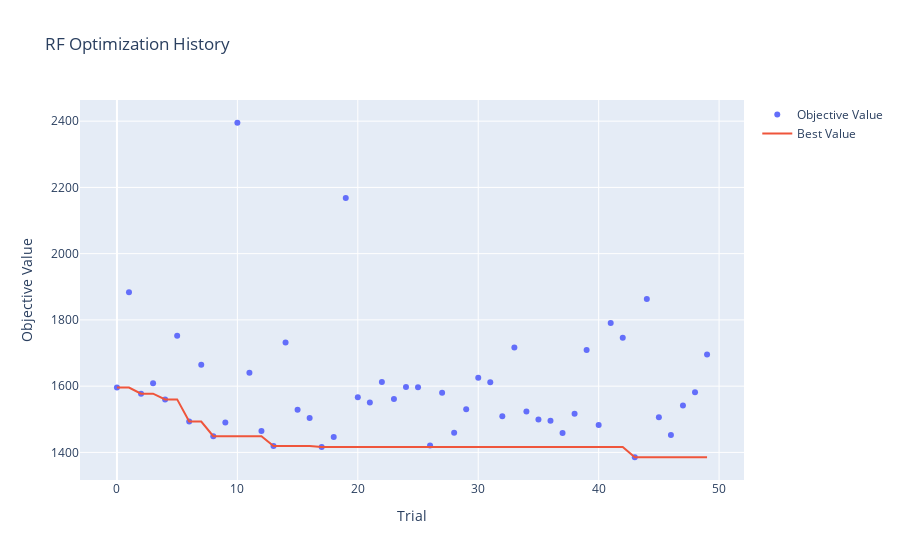
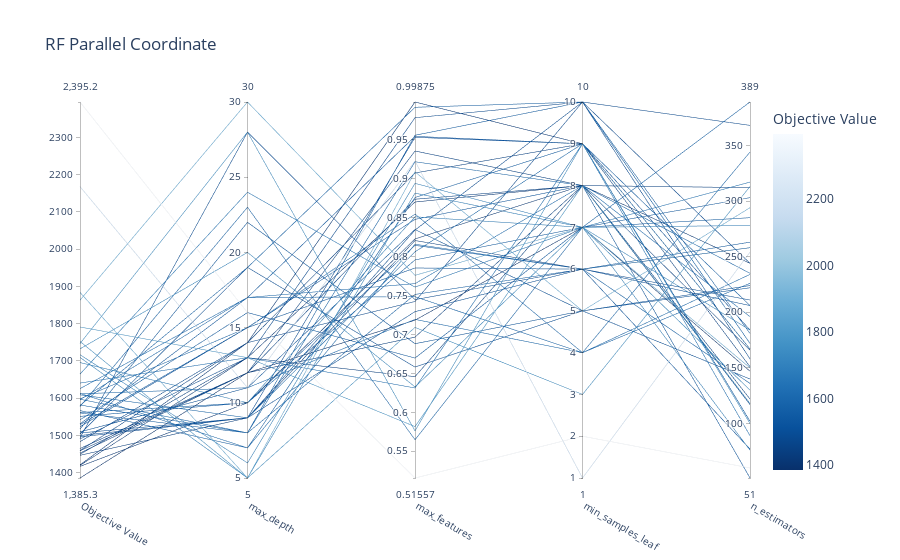
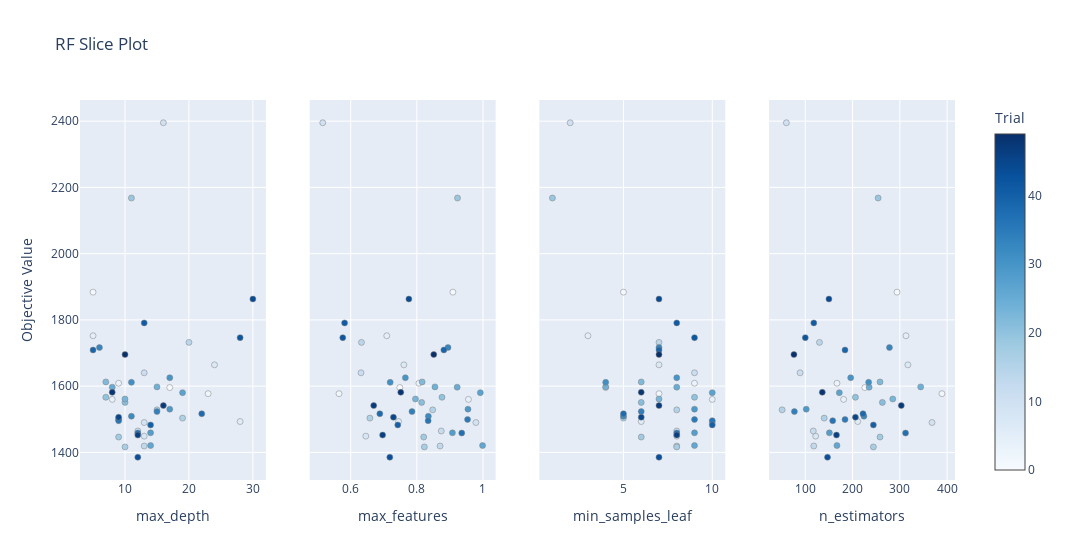
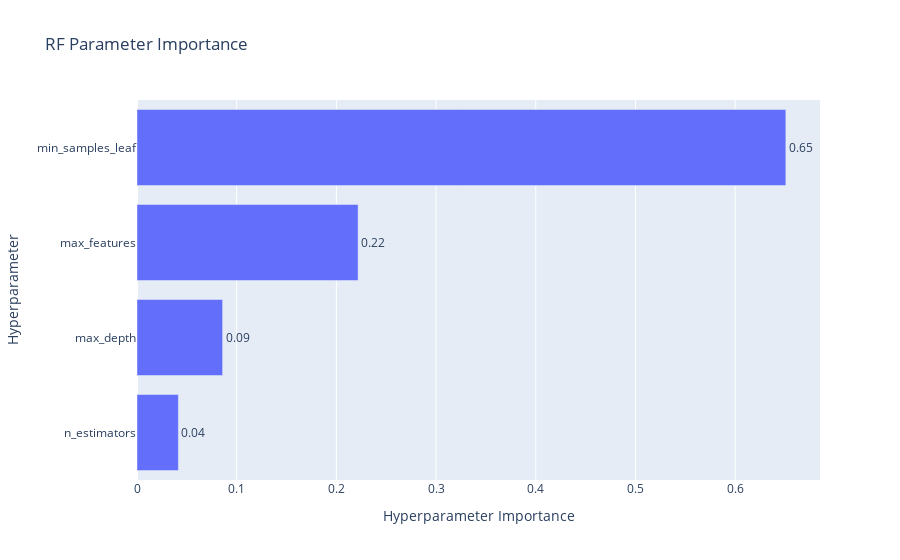

Write notebook code for charts like these, in order.
### Markdown cell above
## 7a. Visualize Optuna Results

### Code cell
from optuna.visualization import plot_optimization_history, plot_parallel_coordinate, plot_slice, plot_param_importances

if RUN_OPTUNA and 'studies' in locals():
    for name, study in studies.items():
        if name == 'LR' or not study.trials:
            continue
        print(f'--- Visualizing Optuna results for {name} ---')
        
        # Optimization History
        fig = plot_optimization_history(study)
        fig.update_layout(title=f'{name} Optimization History')
        fig.write_image(f'optuna_{name}_history.png')
        fig.show()

        # Parallel Coordinate
        fig = plot_parallel_coordinate(study)
        fig.update_layout(title=f'{name} Parallel Coordinate')
        fig.write_image(f'optuna_{name}_parallel_coordinate.png')
        fig.show()

        # Slice Plot
        fig = plot_slice(study)
        fig.update_layout(title=f'{name} Slice Plot')
        fig.write_image(f'optuna_{name}_slice.png')
        fig.show()

        # Parameter Importance
        try:
            fig = plot_param_importances(study)
            fig.update_layout(title=f'{name} Parameter Importance')
            fig.write_image(f'optuna_{name}_param_importance.png')
            fig.show()
        except (ValueError, RuntimeError) as e:
            print(f'Could not plot parameter importance for {name}: {e}')

### Figure 1 — Plotly figure (JSON) as saved in the notebook; plotly's stock layout.template omitted (floating-point values rounded to 4 significant figures)
{"data": [{"mode": "markers", "name": "Objective Value", "type": "scatter", "x": [0, 1, 2, 3, 4, 5, 6, 7, 8, 9, 10, 11, 12, 13, 14, 15, 16, 17, 18, 19, 20, 21, 22, 23, 24, 25, 26, 27, 28, 29, 30, 31, 32, 33, 34, 35, 36, 37, 38, 39, 40, 41, 42, 43, 44, 45, 46, 47, 48, 49], "y": [1596.0, 1884.0, 1577.0, 1609.0, 1560.0, 1752.0, 1493.0, 1664.0, 1449.0, 1490.0, 2395.0, 1640.0, 1465.0, 1419.0, 1732.0, 1528.0, 1504.0, 1417.0, 1446.0, 2168.0, 1566.0, 1551.0, 1613.0, 1561.0, 1598.0, 1597.0, 1421.0, 1580.0, 1459.0, 1531.0, 1625.0, 1611.0, 1509.0, 1716.0, 1523.0, 1499.0, 1496.0, 1458.0, 1517.0, 1709.0, 1483.0, 1791.0, 1746.0, 1385.0, 1863.0, 1506.0, 1452.0, 1541.0, 1581.0, 1695.0]}, {"mode": "lines", "name": "Best Value", "type": "scatter", "x": [0, 1, 2, 3, 4, 5, 6, 7, 8, 9, 10, 11, 12, 13, 14, 15, 16, 17, 18, 19, 20, 21, 22, 23, 24, 25, 26, 27, 28, 29, 30, 31, 32, 33, 34, 35, 36, 37, 38, 39, 40, 41, 42, 43, 44, 45, 46, 47, 48, 49], "y": [1596.0, 1596.0, 1577.0, 1577.0, 1560.0, 1560.0, 1493.0, 1493.0, 1449.0, 1449.0, 1449.0, 1449.0, 1449.0, 1419.0, 1419.0, 1419.0, 1419.0, 1417.0, 1417.0, 1417.0, 1417.0, 1417.0, 1417.0, 1417.0, 1417.0, 1417.0, 1417.0, 1417.0, 1417.0, 1417.0, 1417.0, 1417.0, 1417.0, 1417.0, 1417.0, 1417.0, 1417.0, 1417.0, 1417.0, 1417.0, 1417.0, 1417.0, 1417.0, 1385.0, 1385.0, 1385.0, 1385.0, 1385.0, 1385.0, 1385.0]}, {"marker": {"color": "#cccccc"}, "mode": "markers", "name": "Infeasible Trial", "showlegend": false, "type": "scatter", "x": [], "y": []}], "layout": {"title": {"text": "RF Optimization History"}, "xaxis": {"title": {"text": "Trial"}}, "yaxis": {"title": {"text": "Objective Value"}}}}

### Figure 2 — Plotly figure (JSON) as saved in the notebook; plotly's stock layout.template omitted (floating-point values rounded to 4 significant figures)
{"data": [{"dimensions": [{"label": "Objective Value", "range": [1385.0, 2395.0], "values": [1596.0, 1884.0, 1577.0, 1609.0, 1560.0, 1752.0, 1493.0, 1664.0, 1449.0, 1490.0, 2395.0, 1640.0, 1465.0, 1419.0, 1732.0, 1528.0, 1504.0, 1417.0, 1446.0, 2168.0, 1566.0, 1551.0, 1613.0, 1561.0, 1598.0, 1597.0, 1421.0, 1580.0, 1459.0, 1531.0, 1625.0, 1611.0, 1509.0, 1716.0, 1523.0, 1499.0, 1496.0, 1458.0, 1517.0, 1709.0, 1483.0, 1791.0, 1746.0, 1385.0, 1863.0, 1506.0, 1452.0, 1541.0, 1581.0, 1695.0]}, {"label": "max_depth", "range": [5, 30], "values": [17, 5, 23, 9, 8, 5, 28, 24, 13, 13, 16, 13, 12, 13, 20, 15, 19, 10, 9, 11, 7, 10, 7, 10, 15, 8, 14, 19, 14, 17, 17, 11, 11, 6, 15, 9, 9, 12, 22, 5, 14, 13, 28, 12, 30, 9, 12, 16, 8, 10]}, {"label": "max_features", "range": [0.5156, 0.9987], "values": [0.7486, 0.909, 0.5647, 0.8062, 0.956, 0.7092, 0.7447, 0.7609, 0.6458, 0.9786, 0.5156, 0.6312, 0.8738, 0.8703, 0.6326, 0.8479, 0.6581, 0.8228, 0.8207, 0.923, 0.876, 0.8146, 0.816, 0.7958, 0.8547, 0.9219, 0.9987, 0.9919, 0.9076, 0.9546, 0.7654, 0.7194, 0.8349, 0.8942, 0.7854, 0.9534, 0.8342, 0.9358, 0.6881, 0.8817, 0.7424, 0.5817, 0.5762, 0.7184, 0.776, 0.7293, 0.6966, 0.6697, 0.7515, 0.8512]}, {"label": "min_samples_leaf", "range": [1, 10], "values": [4, 5, 7, 9, 10, 3, 6, 7, 8, 10, 2, 9, 8, 8, 7, 8, 5, 8, 6, 1, 9, 6, 6, 7, 4, 8, 9, 10, 9, 9, 8, 4, 5, 7, 6, 9, 10, 8, 5, 7, 10, 8, 9, 7, 7, 6, 8, 7, 6, 7]}, {"label": "n_estimators", "range": [51, 389], "values": [226, 294, 389, 167, 181, 313, 211, 317, 122, 368, 60, 89, 117, 118, 130, 51, 140, 244, 258, 254, 206, 263, 258, 285, 344, 235, 167, 172, 151, 102, 196, 234, 224, 278, 77, 184, 158, 312, 222, 184, 244, 118, 100, 147, 150, 206, 166, 303, 136, 76]}], "labelangle": 30, "labelside": "bottom", "line": {"color": [1596.0, 1884.0, 1577.0, 1609.0, 1560.0, 1752.0, 1493.0, 1664.0, 1449.0, 1490.0, 2395.0, 1640.0, 1465.0, 1419.0, 1732.0, 1528.0, 1504.0, 1417.0, 1446.0, 2168.0, 1566.0, 1551.0, 1613.0, 1561.0, 1598.0, 1597.0, 1421.0, 1580.0, 1459.0, 1531.0, 1625.0, 1611.0, 1509.0, 1716.0, 1523.0, 1499.0, 1496.0, 1458.0, 1517.0, 1709.0, 1483.0, 1791.0, 1746.0, 1385.0, 1863.0, 1506.0, 1452.0, 1541.0, 1581.0, 1695.0], "colorbar": {"title": {"text": "Objective Value"}}, "colorscale": [[0, "rgb(247,251,255)"], [0.125, "rgb(222,235,247)"], [0.25, "rgb(198,219,239)"], [0.375, "rgb(158,202,225)"], [0.5, "rgb(107,174,214)"], [0.625, "rgb(66,146,198)"], [0.75, "rgb(33,113,181)"], [0.875, "rgb(8,81,156)"], [1, "rgb(8,48,107)"]], "reversescale": true, "showscale": true}, "type": "parcoords"}], "layout": {"title": {"text": "RF Parallel Coordinate"}}}

### Figure 3 — Plotly figure (JSON) as saved in the notebook; plotly's stock layout.template omitted (floating-point values rounded to 4 significant figures)
{"data": [{"marker": {"color": [0, 1, 2, 3, 4, 5, 6, 7, 8, 9, 10, 11, 12, 13, 14, 15, 16, 17, 18, 19, 20, 21, 22, 23, 24, 25, 26, 27, 28, 29, 30, 31, 32, 33, 34, 35, 36, 37, 38, 39, 40, 41, 42, 43, 44, 45, 46, 47, 48, 49], "colorbar": {"title": {"text": "Trial"}, "x": 1, "xpad": 40}, "colorscale": [[0, "rgb(247,251,255)"], [0.125, "rgb(222,235,247)"], [0.25, "rgb(198,219,239)"], [0.375, "rgb(158,202,225)"], [0.5, "rgb(107,174,214)"], [0.625, "rgb(66,146,198)"], [0.75, "rgb(33,113,181)"], [0.875, "rgb(8,81,156)"], [1, "rgb(8,48,107)"]], "line": {"color": "Grey", "width": 0.5}, "showscale": true}, "mode": "markers", "name": "Feasible Trial", "showlegend": false, "type": "scatter", "x": [17, 5, 23, 9, 8, 5, 28, 24, 13, 13, 16, 13, 12, 13, 20, 15, 19, 10, 9, 11, 7, 10, 7, 10, 15, 8, 14, 19, 14, 17, 17, 11, 11, 6, 15, 9, 9, 12, 22, 5, 14, 13, 28, 12, 30, 9, 12, 16, 8, 10], "xaxis": "x", "y": [1596.0, 1884.0, 1577.0, 1609.0, 1560.0, 1752.0, 1493.0, 1664.0, 1449.0, 1490.0, 2395.0, 1640.0, 1465.0, 1419.0, 1732.0, 1528.0, 1504.0, 1417.0, 1446.0, 2168.0, 1566.0, 1551.0, 1613.0, 1561.0, 1598.0, 1597.0, 1421.0, 1580.0, 1459.0, 1531.0, 1625.0, 1611.0, 1509.0, 1716.0, 1523.0, 1499.0, 1496.0, 1458.0, 1517.0, 1709.0, 1483.0, 1791.0, 1746.0, 1385.0, 1863.0, 1506.0, 1452.0, 1541.0, 1581.0, 1695.0], "yaxis": "y"}, {"marker": {"color": [0, 1, 2, 3, 4, 5, 6, 7, 8, 9, 10, 11, 12, 13, 14, 15, 16, 17, 18, 19, 20, 21, 22, 23, 24, 25, 26, 27, 28, 29, 30, 31, 32, 33, 34, 35, 36, 37, 38, 39, 40, 41, 42, 43, 44, 45, 46, 47, 48, 49], "colorbar": {"title": {"text": "Trial"}, "x": 1, "xpad": 40}, "colorscale": [[0, "rgb(247,251,255)"], [0.125, "rgb(222,235,247)"], [0.25, "rgb(198,219,239)"], [0.375, "rgb(158,202,225)"], [0.5, "rgb(107,174,214)"], [0.625, "rgb(66,146,198)"], [0.75, "rgb(33,113,181)"], [0.875, "rgb(8,81,156)"], [1, "rgb(8,48,107)"]], "line": {"color": "Grey", "width": 0.5}, "showscale": false}, "mode": "markers", "name": "Feasible Trial", "showlegend": false, "type": "scatter", "x": [0.7486, 0.909, 0.5647, 0.8062, 0.956, 0.7092, 0.7447, 0.7609, 0.6458, 0.9786, 0.5156, 0.6312, 0.8738, 0.8703, 0.6326, 0.8479, 0.6581, 0.8228, 0.8207, 0.923, 0.876, 0.8146, 0.816, 0.7958, 0.8547, 0.9219, 0.9987, 0.9919, 0.9076, 0.9546, 0.7654, 0.7194, 0.8349, 0.8942, 0.7854, 0.9534, 0.8342, 0.9358, 0.6881, 0.8817, 0.7424, 0.5817, 0.5762, 0.7184, 0.776, 0.7293, 0.6966, 0.6697, 0.7515, 0.8512], "xaxis": "x2", "y": [1596.0, 1884.0, 1577.0, 1609.0, 1560.0, 1752.0, 1493.0, 1664.0, 1449.0, 1490.0, 2395.0, 1640.0, 1465.0, 1419.0, 1732.0, 1528.0, 1504.0, 1417.0, 1446.0, 2168.0, 1566.0, 1551.0, 1613.0, 1561.0, 1598.0, 1597.0, 1421.0, 1580.0, 1459.0, 1531.0, 1625.0, 1611.0, 1509.0, 1716.0, 1523.0, 1499.0, 1496.0, 1458.0, 1517.0, 1709.0, 1483.0, 1791.0, 1746.0, 1385.0, 1863.0, 1506.0, 1452.0, 1541.0, 1581.0, 1695.0], "yaxis": "y2"}, {"marker": {"color": [0, 1, 2, 3, 4, 5, 6, 7, 8, 9, 10, 11, 12, 13, 14, 15, 16, 17, 18, 19, 20, 21, 22, 23, 24, 25, 26, 27, 28, 29, 30, 31, 32, 33, 34, 35, 36, 37, 38, 39, 40, 41, 42, 43, 44, 45, 46, 47, 48, 49], "colorbar": {"title": {"text": "Trial"}, "x": 1, "xpad": 40}, "colorscale": [[0, "rgb(247,251,255)"], [0.125, "rgb(222,235,247)"], [0.25, "rgb(198,219,239)"], [0.375, "rgb(158,202,225)"], [0.5, "rgb(107,174,214)"], [0.625, "rgb(66,146,198)"], [0.75, "rgb(33,113,181)"], [0.875, "rgb(8,81,156)"], [1, "rgb(8,48,107)"]], "line": {"color": "Grey", "width": 0.5}, "showscale": false}, "mode": "markers", "name": "Feasible Trial", "showlegend": false, "type": "scatter", "x": [4, 5, 7, 9, 10, 3, 6, 7, 8, 10, 2, 9, 8, 8, 7, 8, 5, 8, 6, 1, 9, 6, 6, 7, 4, 8, 9, 10, 9, 9, 8, 4, 5, 7, 6, 9, 10, 8, 5, 7, 10, 8, 9, 7, 7, 6, 8, 7, 6, 7], "xaxis": "x3", "y": [1596.0, 1884.0, 1577.0, 1609.0, 1560.0, 1752.0, 1493.0, 1664.0, 1449.0, 1490.0, 2395.0, 1640.0, 1465.0, 1419.0, 1732.0, 1528.0, 1504.0, 1417.0, 1446.0, 2168.0, 1566.0, 1551.0, 1613.0, 1561.0, 1598.0, 1597.0, 1421.0, 1580.0, 1459.0, 1531.0, 1625.0, 1611.0, 1509.0, 1716.0, 1523.0, 1499.0, 1496.0, 1458.0, 1517.0, 1709.0, 1483.0, 1791.0, 1746.0, 1385.0, 1863.0, 1506.0, 1452.0, 1541.0, 1581.0, 1695.0], "yaxis": "y3"}, {"marker": {"color": [0, 1, 2, 3, 4, 5, 6, 7, 8, 9, 10, 11, 12, 13, 14, 15, 16, 17, 18, 19, 20, 21, 22, 23, 24, 25, 26, 27, 28, 29, 30, 31, 32, 33, 34, 35, 36, 37, 38, 39, 40, 41, 42, 43, 44, 45, 46, 47, 48, 49], "colorbar": {"title": {"text": "Trial"}, "x": 1, "xpad": 40}, "colorscale": [[0, "rgb(247,251,255)"], [0.125, "rgb(222,235,247)"], [0.25, "rgb(198,219,239)"], [0.375, "rgb(158,202,225)"], [0.5, "rgb(107,174,214)"], [0.625, "rgb(66,146,198)"], [0.75, "rgb(33,113,181)"], [0.875, "rgb(8,81,156)"], [1, "rgb(8,48,107)"]], "line": {"color": "Grey", "width": 0.5}, "showscale": false}, "mode": "markers", "name": "Feasible Trial", "showlegend": false, "type": "scatter", "x": [226, 294, 389, 167, 181, 313, 211, 317, 122, 368, 60, 89, 117, 118, 130, 51, 140, 244, 258, 254, 206, 263, 258, 285, 344, 235, 167, 172, 151, 102, 196, 234, 224, 278, 77, 184, 158, 312, 222, 184, 244, 118, 100, 147, 150, 206, 166, 303, 136, 76], "xaxis": "x4", "y": [1596.0, 1884.0, 1577.0, 1609.0, 1560.0, 1752.0, 1493.0, 1664.0, 1449.0, 1490.0, 2395.0, 1640.0, 1465.0, 1419.0, 1732.0, 1528.0, 1504.0, 1417.0, 1446.0, 2168.0, 1566.0, 1551.0, 1613.0, 1561.0, 1598.0, 1597.0, 1421.0, 1580.0, 1459.0, 1531.0, 1625.0, 1611.0, 1509.0, 1716.0, 1523.0, 1499.0, 1496.0, 1458.0, 1517.0, 1709.0, 1483.0, 1791.0, 1746.0, 1385.0, 1863.0, 1506.0, 1452.0, 1541.0, 1581.0, 1695.0], "yaxis": "y4"}], "layout": {"title": {"text": "RF Slice Plot"}, "width": 1200, "xaxis": {"anchor": "y", "domain": [0, 0.2125], "title": {"text": "max_depth"}}, "xaxis2": {"anchor": "y2", "domain": [0.2625, 0.475], "title": {"text": "max_features"}}, "xaxis3": {"anchor": "y3", "domain": [0.525, 0.7375], "title": {"text": "min_samples_leaf"}}, "xaxis4": {"anchor": "y4", "domain": [0.7875, 1], "title": {"text": "n_estimators"}}, "yaxis": {"anchor": "x", "domain": [0, 1], "title": {"text": "Objective Value"}}, "yaxis2": {"anchor": "x2", "domain": [0, 1], "matches": "y", "showticklabels": false}, "yaxis3": {"anchor": "x3", "domain": [0, 1], "matches": "y", "showticklabels": false}, "yaxis4": {"anchor": "x4", "domain": [0, 1], "matches": "y", "showticklabels": false}}}

### Figure 4 — Plotly figure (JSON) as saved in the notebook; plotly's stock layout.template omitted (floating-point values rounded to 4 significant figures)
{"data": [{"cliponaxis": false, "hovertemplate": ["n_estimators (IntDistribution): 0.04149847695819168<extra></extra>", "max_depth (IntDistribution): 0.08587030416036168<extra></extra>", "max_features (FloatDistribution): 0.22178393206656888<extra></extra>", "min_samples_leaf (IntDistribution): 0.6508472868148778<extra></extra>"], "name": "Objective Value", "orientation": "h", "text": ["0.04", "0.09", "0.22", "0.65"], "textposition": "outside", "type": "bar", "x": [0.0415, 0.08587, 0.2218, 0.6508], "y": ["n_estimators", "max_depth", "max_features", "min_samples_leaf"]}], "layout": {"title": {"text": "RF Parameter Importance"}, "xaxis": {"title": {"text": "Hyperparameter Importance"}}, "yaxis": {"title": {"text": "Hyperparameter"}}}}
